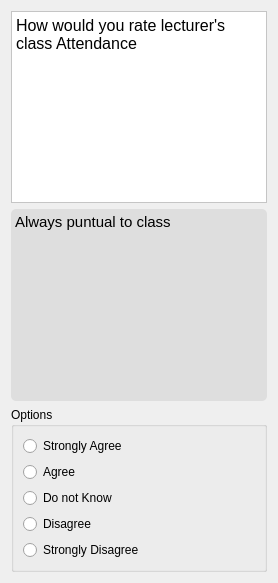
               <widget class="QWidget" name="page_53">
                <layout class="QVBoxLayout" name="verticalLayout_151">
                 <item>
                  <widget class="QTextBrowser" name="textBrowser_113">
                   <property name="styleSheet">
                    <string notr="true">background-color: rgb(255, 255, 255);</string>
                   </property>
                   <property name="html">
                    <string>&lt;!DOCTYPE HTML PUBLIC &quot;-//W3C//DTD HTML 4.0//EN&quot; &quot;http://www.w3.org/TR/REC-html40/strict.dtd&quot;&gt;
&lt;html&gt;&lt;head&gt;&lt;meta name=&quot;qrichtext&quot; content=&quot;1&quot; /&gt;&lt;style type=&quot;text/css&quot;&gt;
p, li { white-space: pre-wrap; }
&lt;/style&gt;&lt;/head&gt;&lt;body style=&quot; font-family:'Comic Sans MS'; font-size:10pt; font-weight:400; font-style:normal;&quot;&gt;
&lt;p style=&quot; margin-top:0px; margin-bottom:0px; margin-left:0px; margin-right:0px; -qt-block-indent:0; text-indent:0px;&quot;&gt;&lt;span style=&quot; font-family:'consolas'; font-size:12pt;&quot;&gt;How would you rate lecturer's class Attendance&lt;/span&gt;&lt;/p&gt;&lt;/body&gt;&lt;/html&gt;</string>
                   </property>
                  </widget>
                 </item>
                 <item>
                  <widget class="QTextBrowser" name="textBrowser_114">
                   <property name="styleSheet">
                    <string notr="true">background-color: rgb(222, 222, 222);
border-radius: 5px;</string>
                   </property>
                   <property name="html">
                    <string>&lt;!DOCTYPE HTML PUBLIC &quot;-//W3C//DTD HTML 4.0//EN&quot; &quot;http://www.w3.org/TR/REC-html40/strict.dtd&quot;&gt;
&lt;html&gt;&lt;head&gt;&lt;meta name=&quot;qrichtext&quot; content=&quot;1&quot; /&gt;&lt;style type=&quot;text/css&quot;&gt;
p, li { white-space: pre-wrap; }
&lt;/style&gt;&lt;/head&gt;&lt;body style=&quot; font-family:'Comic Sans MS'; font-size:10pt; font-weight:400; font-style:normal;&quot;&gt;
&lt;p style=&quot; margin-top:0px; margin-bottom:0px; margin-left:0px; margin-right:0px; -qt-block-indent:0; text-indent:0px;&quot;&gt;&lt;span style=&quot; font-family:'consolas'; font-size:11pt;&quot;&gt;Always puntual to class&lt;/span&gt;&lt;/p&gt;&lt;/body&gt;&lt;/html&gt;</string>
                   </property>
                  </widget>
                 </item>
                 <item>
                  <widget class="QGroupBox" name="groupBox_41">
                   <property name="styleSheet">
                    <string notr="true">QRadionButton:{
	font: 10pt &quot;Comic Sans MS&quot;;
}</string>
                   </property>
                   <property name="title">
                    <string>Options</string>
                   </property>
                   <property name="flat">
                    <bool>false</bool>
                   </property>
                   <layout class="QVBoxLayout" name="verticalLayout_152">
                    <item>
                     <layout class="QVBoxLayout" name="verticalLayout_153">
                      <item>
                       <widget class="QRadioButton" name="radioButton_15_6">
                        <property name="styleSheet">
                         <string notr="true"/>
                        </property>
                        <property name="text">
                         <string>Strongly Agree</string>
                        </property>
                       </widget>
                      </item>
                      <item>
                       <widget class="QRadioButton" name="radioButton_15_7">
                        <property name="text">
                         <string>Agree</string>
                        </property>
                       </widget>
                      </item>
                      <item>
                       <widget class="QRadioButton" name="radioButton_15_8">
                        <property name="text">
                         <string>Do not Know</string>
                        </property>
                       </widget>
                      </item>
                      <item>
                       <widget class="QRadioButton" name="radioButton_15_9">
                        <property name="text">
                         <string>Disagree</string>
                        </property>
                       </widget>
                      </item>
                      <item>
                       <widget class="QRadioButton" name="radioButton_15_10">
                        <property name="text">
                         <string>Strongly Disagree</string>
                        </property>
                       </widget>
                      </item>
                     </layout>
                    </item>
                   </layout>
                  </widget>
                 </item>
                </layout>
               </widget>
